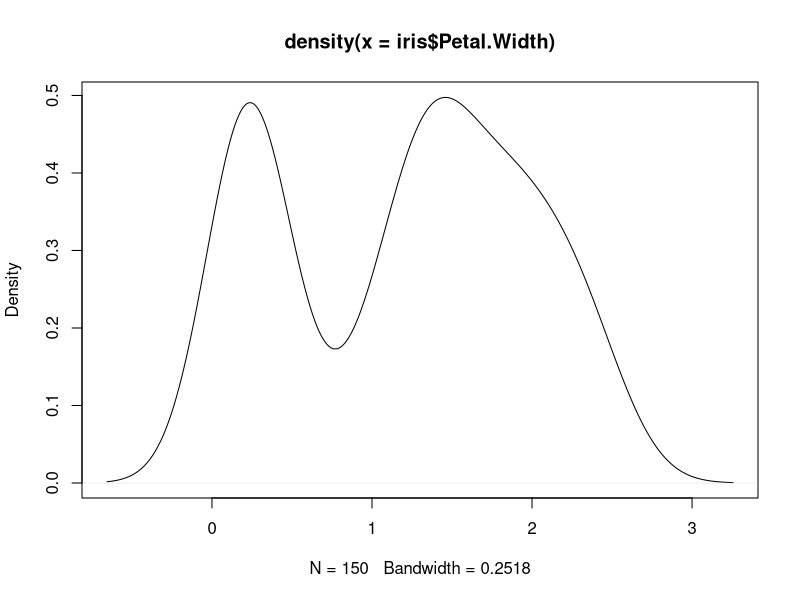

Write the R code that produced this figure.
## ---- chunk 1
#| echo: False
# The object "y" given from Homework 1, defined as a density function
y <- density(iris$Petal.Width)

# Outputs the attributes of the object "y" (class, type, and structure)
class(y)
typeof(y)
str(y)

# Outputs a plot of the object "y" 
plot(y)
